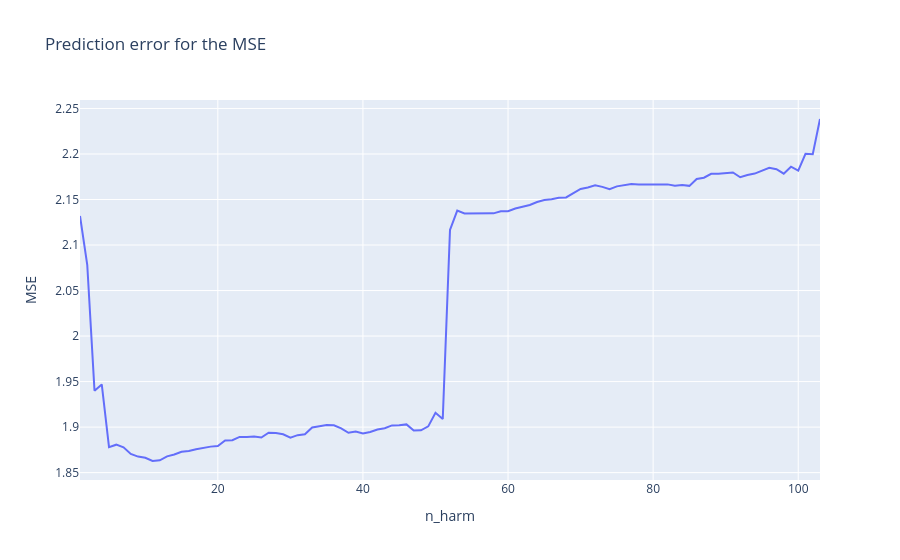

This figure's notebook cell:
### Code cell
best_n_harm = np.argmin(np.array(mse_list))+1
print("The minimum MSE is obtained with n_harm = ", best_n_harm, "with MSE = ", mse_list[best_n_harm-1])

fig = go.Figure()
fig.add_trace(go.Scatter(x=n_harm_list, y=mse_list, mode='lines'))
fig.update_layout(title='Prediction error for the MSE', xaxis_title='n_harm', yaxis_title='MSE')

### Figure 1 — Plotly figure (JSON) as saved in the notebook; plotly's stock layout.template omitted (floating-point values rounded to 4 significant figures; data arrays with more than 128 entries replaced by an {"elided": "..."} marker saying what was removed)
{"data": [{"mode": "lines", "type": "scatter", "x": {"elided": "149 int values"}, "y": [2.132, 2.078, 1.94, 1.947, 1.878, 1.881, 1.878, 1.871, 1.868, 1.866, 1.863, 1.864, 1.868, 1.87, 1.873, 1.874, 1.876, 1.877, 1.879, 1.879, 1.885, 1.886, 1.889, 1.889, 1.89, 1.889, 1.894, 1.894, 1.892, 1.888, 1.891, 1.892, 1.9, 1.901, 1.902, 1.902, 1.899, 1.894, 1.895, 1.893, 1.895, 1.897, 1.899, 1.902, 1.902, 1.903, 1.896, 1.896, 1.901, 1.916, 1.909, 2.116, 2.138, 2.135, 2.135, 2.135, 2.135, 2.135, 2.137, 2.137, 2.14, 2.142, 2.144, 2.147, 2.149, 2.15, 2.152, 2.152, 2.157, 2.162, 2.163, 2.166, 2.164, 2.161, 2.164, 2.166, 2.167, 2.167, 2.167, 2.166, 2.166, 2.167, 2.165, 2.166, 2.165, 2.172, 2.174, 2.178, 2.178, 2.179, 2.18, 2.174, 2.177, 2.178, 2.181, 2.185, 2.183, 2.178, 2.186, 2.182, 2.2, 2.2, 2.238]}], "layout": {"title": {"text": "Prediction error for the MSE"}, "xaxis": {"title": {"text": "n_harm"}}, "yaxis": {"title": {"text": "MSE"}}}}
